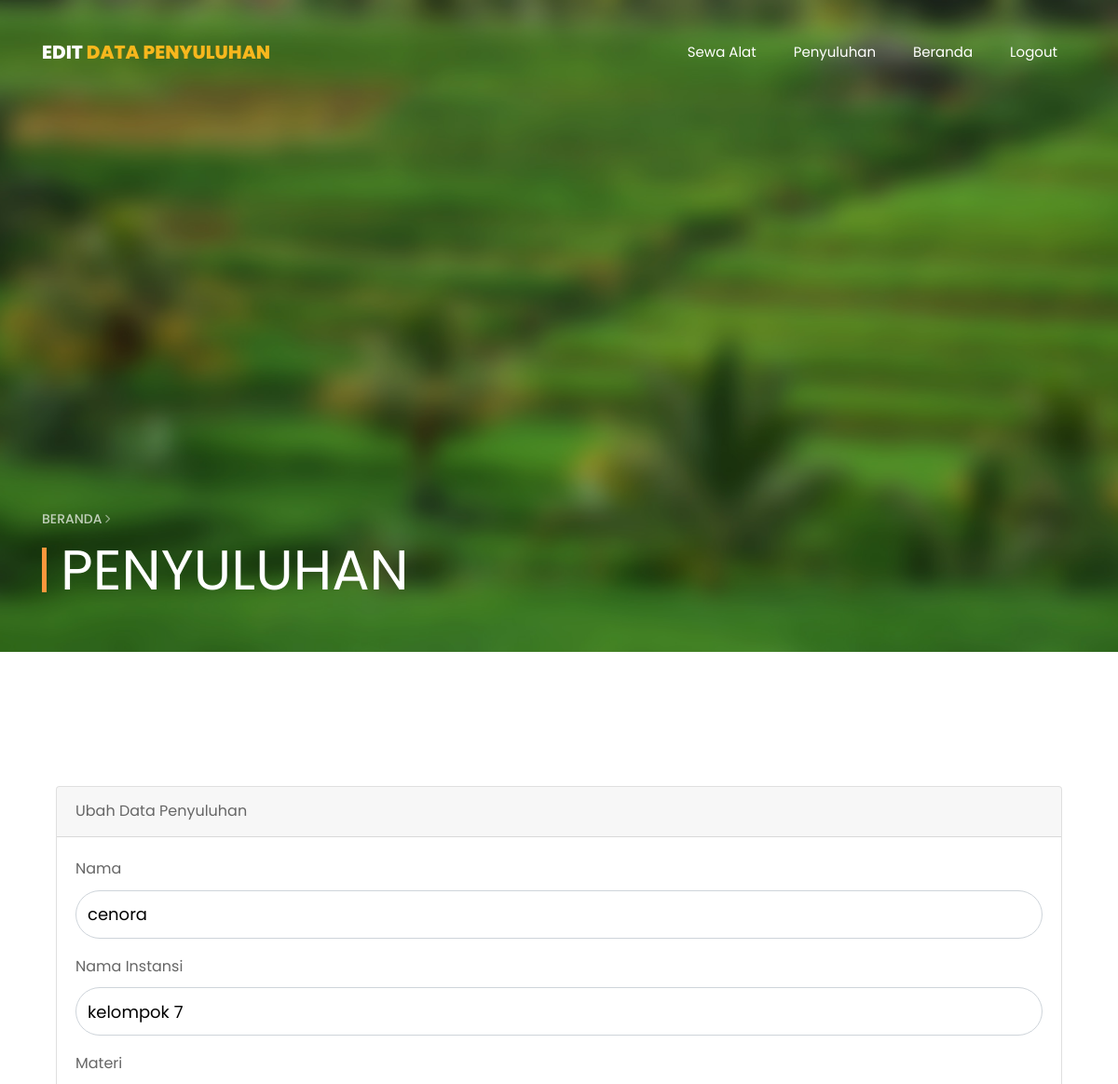
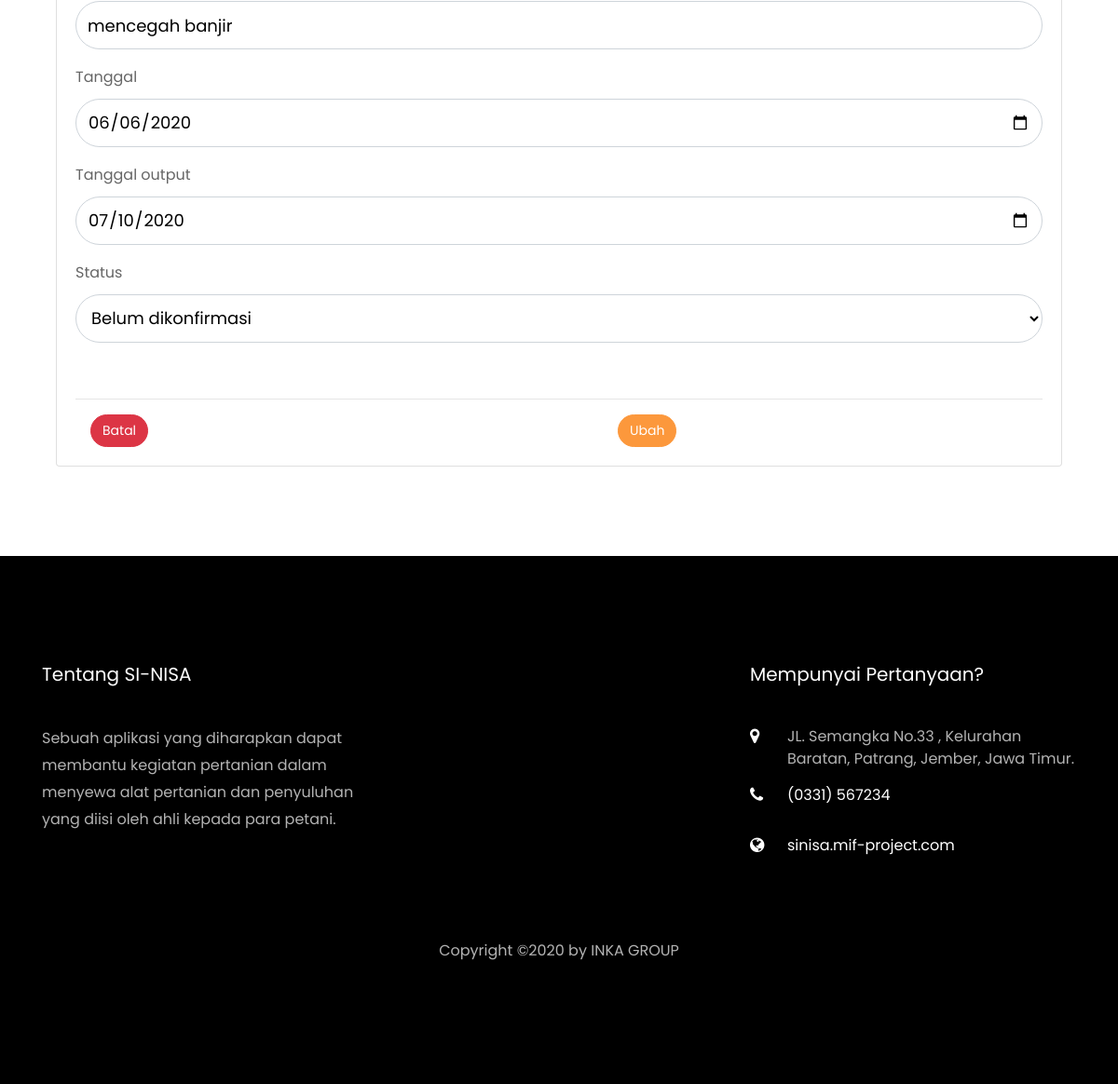
/sinisa/edit/23, run on the app's committed database (2 pictures, top to bottom).
### tables this page shows
CREATE TABLE `penyuluhan` (
  `id` int(11) NOT NULL,
  `nama` varchar(50) NOT NULL,
  `nama_instansi` varchar(50) NOT NULL,
  `status` varchar(20) NOT NULL,
  `tanggal_input` date NOT NULL,
  `tanggal_output` date NOT NULL,
  `materi` varchar(70) NOT NULL
);

### application/controllers/sinisa.php (called while the page is built, shortened)
<?php
class sinisa extends CI_Controller {
	function __construct(){
		$this->load->model('sinisa_model');
	}
	public function edit($id){
		$where = array('id' => $id);
		$data['grup'] = $this->sinisa_model->getgrup()->result();
		$data['user'] = $this->sinisa_model->edit_data($where, 'penyuluhan') ->result();
		$this->load->view('crud/edit_penyuluhan', $data);
	}
}

### index.php (called while the page is built, shortened)
<?php
require_once BASEPATH.'core/CodeIgniter.php';

### application/models/sinisa_model.php (called while the page is built, shortened)
<?php
class sinisa_model extends CI_Model{
	function getgrup(){
		$this->db->select('*');
		$this->db->from('ts_grup');
		$query = $this->db->get();
			 return $query;
	}
	function edit_data($where, $table){
		return $this->db->get_where($table, $where);
	}
}
?>

### application/views/crud/edit_penyuluhan.php (the view, shortened to what this page needs)
<!DOCTYPE html>
<html lang="en">
  <head>
    <link rel="stylesheet" href="<?php echo base_url();?>assets/asewa/css/open-iconic-bootstrap.min.css">
    <link rel="stylesheet" href="<?php echo base_url();?>assets/asewa/css/animate.css">
    <link rel="stylesheet" href="<?php echo base_url();?>assets/asewa/css/owl.carousel.min.css">
    <link rel="stylesheet" href="<?php echo base_url();?>assets/asewa/css/owl.theme.default.min.css">
    <link rel="stylesheet" href="<?php echo base_url();?>assets/asewa/css/magnific-popup.css">
    <link rel="stylesheet" href="<?php echo base_url();?>assets/asewa/css/aos.css">
    <link rel="stylesheet" href="<?php echo base_url();?>assets/asewa/css/ionicons.min.css">
    <link rel="stylesheet" href="<?php echo base_url();?>assets/asewa/css/bootstrap-datepicker.css">
    <link rel="stylesheet" href="<?php echo base_url();?>assets/asewa/css/jquery.timepicker.css">
    <link rel="stylesheet" href="<?php echo base_url();?>assets/asewa/css/flaticon.css">
    <link rel="stylesheet" href="<?php echo base_url();?>assets/asewa/sewaalat/css/icomoon.css">
    <link rel="stylesheet" href="<?php echo base_url();?>assets/asewa/css/style.css">
  </head>
  <body>
  <nav class="navbar navbar-expand-lg navbar-dark ftco_navbar bg-dark ftco-navbar-light" id="ftco-navbar">
      <div class="container">
        <a class="navbar-brand" href="">Edit <span>Data Penyuluhan</span></a>
        <div class="collapse navbar-collapse" id="ftco-nav">
          <ul class="navbar-nav ml-auto">
            <li class="nav-item"><a href="<?php echo base_url();?>sinisa/sewa" class="nav-link">Sewa Alat</a></li>
            <li class="nav-item"><a href="<?php echo base_url();?>sinisa/penyuluhan" class="nav-link">Penyuluhan</a></li>
            <li class="nav-item"><a href="<?php echo base_url();?>sinisa/index" class="nav-link">Beranda</a></li>
            <li class="nav-item"><a href="<?php echo base_url('login_controller/logout'); ?>" class="nav-link">Logout</a></li>
          </ul>
        </div>
      </div>
    </nav>
  <section class="hero-wrap hero-wrap-2 js-fullheight" style="background-image: url('<?php echo base_url();?>assets/aberanda/images/sawahblur.jpg');" data-stellar-background-ratio="0.5">
    <div class="overlay"></div>
      <div class="container">
        <div class="row no-gutters slider-text js-fullheight align-items-end justify-content-start">
          <div class="col-md-9 ftco-animate pb-5">
            <p class="breadcrumbs"><span class="mr-2"><a href="<?php echo base_url();?><?php echo base_url();?>sinisa/index">Beranda <i class="ion-ios-arrow-forward"></i></a></span></p>
            <h1 class="mb-3 bread">PENYULUHAN</h1>
          </div>
        </div>
      </div>
  </section>
<section class="ftco-section">
    	<div class="container">
        <div class="container">
          <div class="card card-login mx-auto mt-5">
            <div class="card-header">Ubah Data Penyuluhan</div>
              <div class="card-body">
                <?php foreach($user as $baris){ ?>
                <form class="user" method="POST" action="<?php echo base_url('sinisa/update');?>">
                    <div class="form-group">
                      <label for="nama">Nama</label>
                      <input type="text" class="form-control rounded-pill" id="nama" name="nama" required value="<?php echo $baris->nama; ?>">
                    </div>
                    <div class="form-group">
                      <label for="nama_instansi">Nama Instansi</label>
                      <input type="text" class="form-control rounded-pill" id="nama_instansi" name="nama_instansi" required value="<?php echo $baris->nama_instansi; ?>">
                    </div>
                    <div class="form-group">
                      <label for="materi">Materi</label>
                      <input type="text" class="form-control rounded-pill" id="materi" name="materi" required value="<?php echo $baris->materi; ?>">
                    </div>
                    <div class="form-group">
                      <label for="tanggal">Tanggal</label>
                      <input type="date" class="form-control rounded-pill" id="tanggal_input" name="tanggal_input" required value="<?php echo $baris->tanggal_input; ?>">
                    </div>
                    <div class="form-group">
                      <label for="tanggal_output">Tanggal output</label>
                      <input type="date" class="form-control rounded-pill" id="tanggal_output" name="tanggal_output" required value="<?php echo $baris->tanggal_output; ?>">
                    </div>
                    <div class="form-group">
                      <label for="status">Status</label>
                        <select name="status" class="form-control rounded-pill" id="status" required>
                        <?php
                          if($data['status'] == 'sudah dikonfirmasi'){
                        ?>
                          <option selected value="sudah dikonfirmasi">Sudah Dikonfirmasi</option>
                          <option value="belum dikonfirmasi">Belum Dikonfirmasi</option>
                        <?php } else {?>
                          <option selected value="belum dikonfirmasi">Belum dikonfirmasi</option>
                        <?php } ?>
                        </select>
                    </div>
                    <br><hr>
                    <div class="row">
                      <div class="left col-md-6">
                        <a href="<?php echo base_url('sinisa/penyuluhan')?>" class="btn btn-danger rounded-pill ml-3">Batal</a>
                      </div>
                    <div class="right col-md-6">
                      <button class="btn btn-primary rounded-pill ml-5" type="submit" name="submit">Ubah</button>
                    </div>
                  </div>
                </form>
                <?php } ?>
              </div>
            </div>
          </div>
        </div>
    </section>
    <footer class="ftco-footer ftco-bg-dark ftco-section">
      <div class="container">
        <div class="row mb-5">
          <div class="col-md">
            <div class="ftco-footer-widget mb-4">
              <h2 class="ftco-heading-2">Tentang SI-NISA</h2>
              <p>Sebuah aplikasi yang diharapkan dapat membantu kegiatan pertanian dalam menyewa alat pertanian dan penyuluhan yang diisi oleh ahli kepada para petani.</p>
            </div>
          </div>
          <div class="col-md"></div>
          <div class="col-md">
            <div class="ftco-footer-widget mb-4">
            	<h2 class="ftco-heading-2">Mempunyai Pertanyaan?</h2>
            	<div class="block-23 mb-3">
	              <ul>
	                <li><span class="icon icon-map-marker"></span><span class="text">JL. Semangka No.33 , Kelurahan Baratan, Patrang, Jember, Jawa Timur.</span></li>
	                <li><a><span class="icon icon-phone"></span><span class="text"> (0331) 567234</span></a></li>
	                <li><a><span class="icon icon-globe"></span><span class="text">sinisa.mif-project.com</span></a></li>
	              </ul>
	            </div>
            </div>
          </div>
        </div>
        <div class="row">
          <div class="col-md-12 text-center">
            <p>
   Copyright &copy;<script>document.write(new Date().getFullYear());</script> by <a href="" target="_blank">INKA GROUP</a>
  </p>
          </div>
        </div>
      </div>
    </footer>
  </body>
</html>

### assets/asewa/css/icomoon.css (style rules this page uses)
[class^="icon-"], [class*=" icon-"] { font-family: 'icomoon' !important; speak: none; font-style: normal; font-weight: normal; font-variant: normal; text-transform: none; line-height: 1; -webkit-font-smoothing: antialiased; -moz-osx-font-smoothing: grayscale; }
.icon-map-marker:before { content: "\f041"; }
.icon-phone:before { content: "\f095"; }
.icon-globe:before { content: "\f0ac"; }

### data on the page
penyuluhan: nama "cenora", nama_instansi "kelompok 7", materi "mencegah banjir", tanggal_input "06/06/2020", tanggal_output "07/10/2020"
